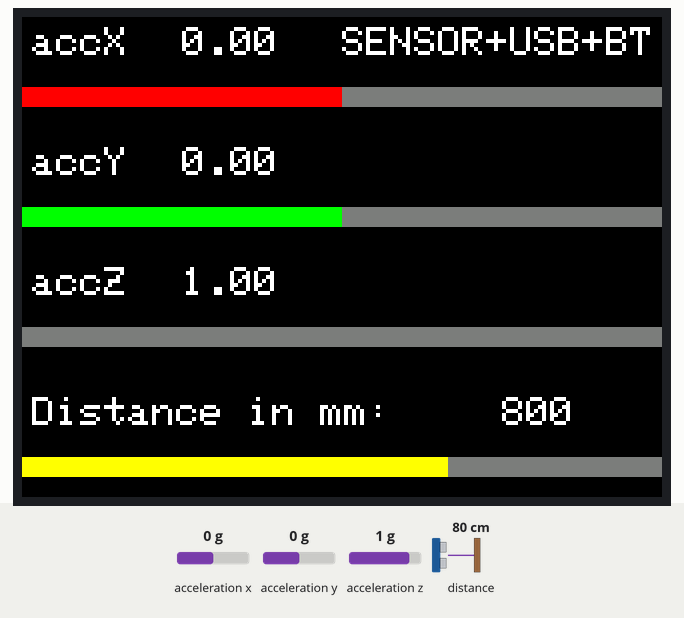
This sketch was run on a simulated ESP32. Parts: 320×240 colour display. The inputs (shaded band) are chosen by the test bench; at power-on: acceleration x 0 g, acceleration y 0 g, acceleration z 1 g, distance to the obstacle 80 cm. Nothing arrives over Bluetooth unless stated; what the sketch prints to the serial monitor is not drawn.

Above: at 1.4 s.
1.5 s: acceleration x set to -1.4 g
At 1.8 s:
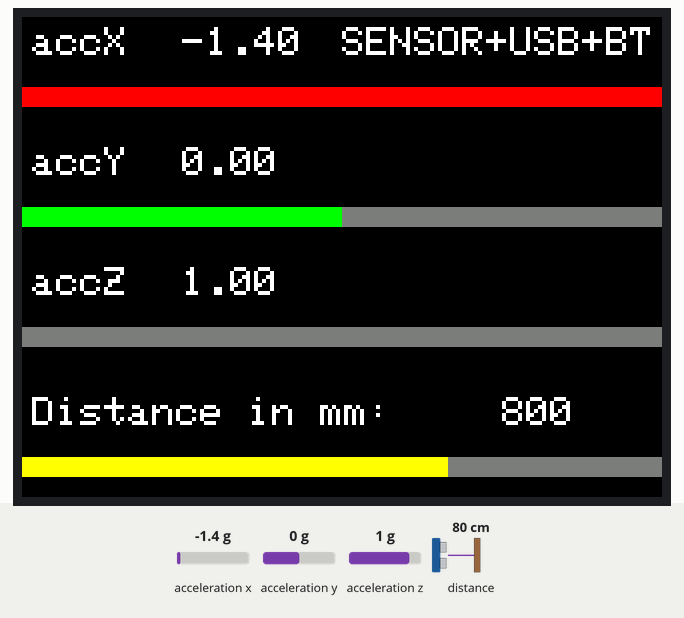
3.0 s: acceleration y set to -1.4 g
At 3.7 s:
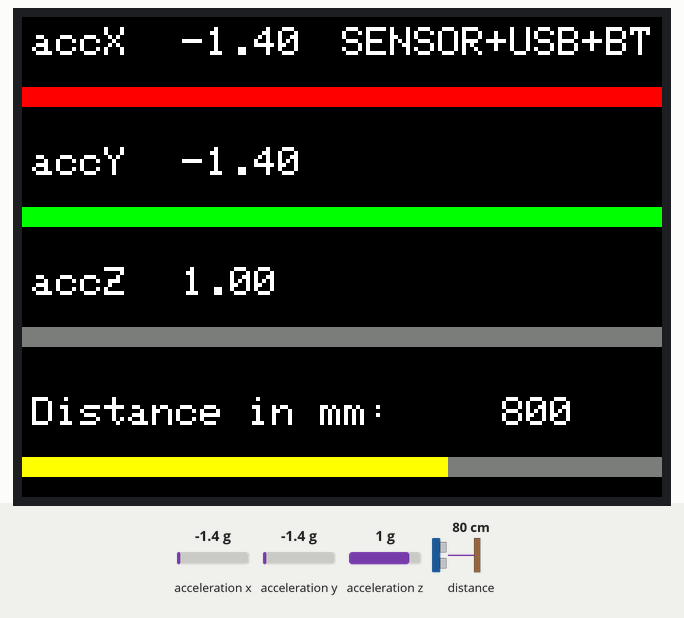
4.5 s: acceleration z set to -1.4 g
At 5.3 s:
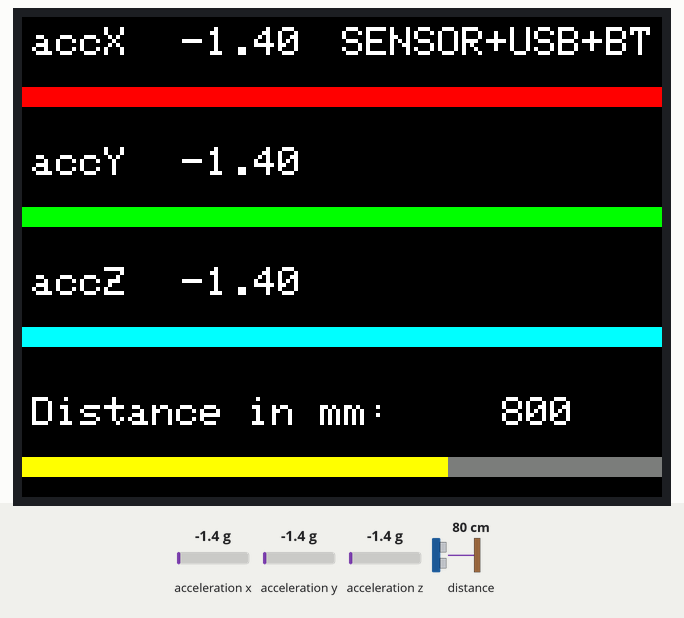
6.0 s: distance to the obstacle set to 2 cm
At 7.2 s:
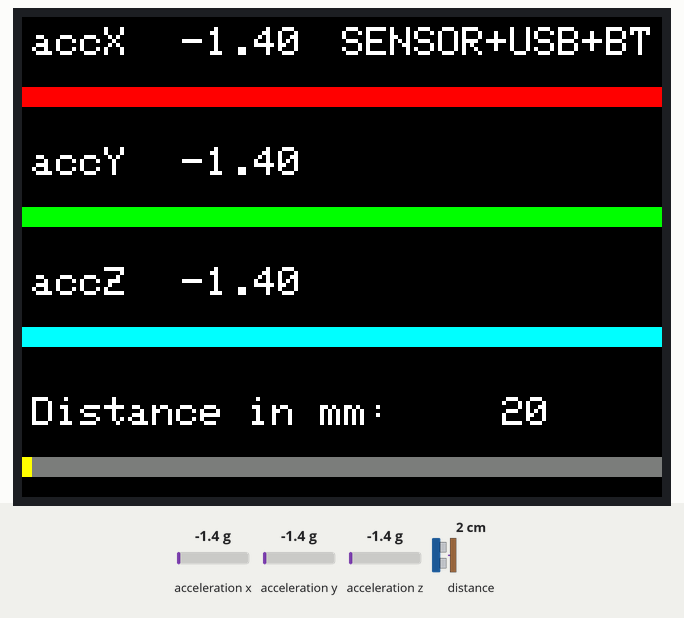
7.5 s: acceleration x set to -0.8 g
At 8.7 s:
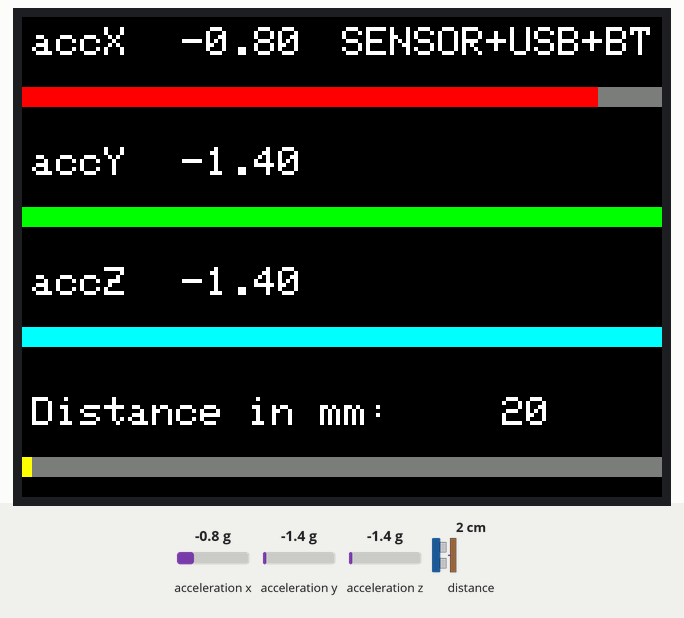
Timing chart, 0 to 10.0 s (numbered marks = the images above; inputs shaded):
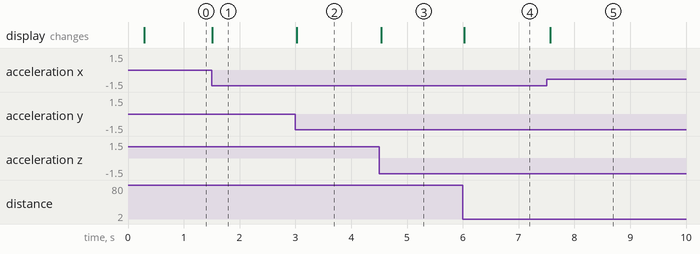

The sketch:

2_6_vl53l0x_bluetooth.ino
```cpp
#include <M5Core2.h>

//Bluetoothライブラリを読込む
#include "BluetoothSerial.h"
//Bluetoothを管理する変数
BluetoothSerial SerialBT;

float accX = 0;
float accY = 0;
float accZ = 0;

//距離センサのライブラリを読込み
#include "Adafruit_VL53L0X.h"
//距離センサを管理する変数
Adafruit_VL53L0X lox = Adafruit_VL53L0X();
//距離を入れる変数
int distance = 0;


void setup() {
  //M5の機能を使い始める
  M5.begin();
  //M5のセンサを使い始める
  M5.IMU.Init();

  //背景の色など
  M5.Lcd.fillScreen(BLACK);
  M5.Lcd.setTextColor(WHITE, BLACK);
  M5.Lcd.setTextSize(2);

  //座標と文字
  M5.Lcd.setCursor(160, 5);
  M5.Lcd.print("SENSOR+USB+BT");

  //PCとの通信を始める
  Serial.begin(9600);

  //距離センサを使い始める
  lox.begin();
  lox.startRangeContinuous();

  //Bluetooth通信をはじめる
  //オリジナルのデバイス名を決めてください
  SerialBT.begin("TAMABI_IDDtest");
}

void loop() {
  //センサ情報を変数にいれる
  M5.IMU.getAccelData(&accX, &accY, &accZ);

  //加速度センサ X軸
  M5.Lcd.setCursor(5, 5);
  M5.Lcd.print("accX");
  M5.Lcd.setCursor(80, 5);
  M5.Lcd.print(accX);
  int ax = mapRange(accX, 1, -1, 0, 320);
  M5.Lcd.fillRect(ax, 35, 320 - ax, 10, DARKGREY);  //灰色の四角
  M5.Lcd.fillRect(0, 35, ax, 10, RED);              //赤い四角


  //加速度センサ Y軸
  M5.Lcd.setCursor(5, 65);
  M5.Lcd.print("accY");
  M5.Lcd.setCursor(80, 65);
  M5.Lcd.print(accY);
  int ay = mapRange(accY, 1, -1, 0, 320);
  M5.Lcd.fillRect(ay, 95, 320 - ay, 10, DARKGREY);  //灰色の四角
  M5.Lcd.fillRect(0, 95, ay, 10, GREEN);            //緑の四角

  //加速度センサ Z軸
  M5.Lcd.setCursor(5, 125);
  M5.Lcd.print("accZ");
  M5.Lcd.setCursor(80, 125);
  M5.Lcd.print(accZ);
  int az = mapRange(accZ, 1, -1, 0, 320);
  M5.Lcd.fillRect(az, 155, 320 - az, 10, DARKGREY);  //灰色の四角
  M5.Lcd.fillRect(0, 155, az, 10, CYAN);             //水色の四角


  //距離センサ
  if (lox.isRangeComplete()) {
    distance = lox.readRange();
    M5.Lcd.setCursor(5, 190);
    M5.Lcd.print("Distance in mm:");
    M5.Lcd.setCursor(240, 190);  //いったん数値のうしろを消す(4ケタなので4コの空白)
    M5.Lcd.print("    ");
    M5.Lcd.setCursor(240, 190);  //距離の数値を表示する
    M5.Lcd.print(distance);

    int ad = mapRange(distance, 0, 1200, 0, 320);
    M5.Lcd.fillRect(ad, 220, 320 - ad, 10, DARKGREY);  //灰色の四角
    M5.Lcd.fillRect(0, 220, ad, 10, YELLOW);           //黄色の四角
  }

  //PCにデータを送信する（USBで）
  //変数をコンマ区切りにして送る
  Serial.print(accX);
  Serial.print(",");
  Serial.print(accY);
  Serial.print(",");
  Serial.print(accZ);
  Serial.print(",");
  Serial.print(distance);  //距離センサを追加
  Serial.println();        //最後は改行を送る

  //Bluetoothでデータを送信
  //変数をコンマ区切りにして送る
  SerialBT.print(accX);
  SerialBT.print(",");
  SerialBT.print(accY);
  SerialBT.print(",");
  SerialBT.print(accZ);
  SerialBT.print(",");
  SerialBT.print(distance);  //距離センサを追加
  SerialBT.println();  //最後は改行を送る

  //データを送りすぎるので、少し遅らせる
  delay(10);
}

// mapがうまく機能しなかったので、関数を用意しました
float mapRange(float value, float a, float b, float c, float d) {
  value = (value - a) / (b - a);
  return c + value * (d - c);
}
```

Measured:
- after the input at 1.5 s, the display: changes at once (image 1)
- after the input at 3.0 s, the display: changes at once (image 2)
- after the input at 4.5 s, the display: changes at once (image 3)
- after the input at 6.0 s, the display: changes at once (image 4)
- after the input at 7.5 s, the display: changes after 0.07 s (image 5)
